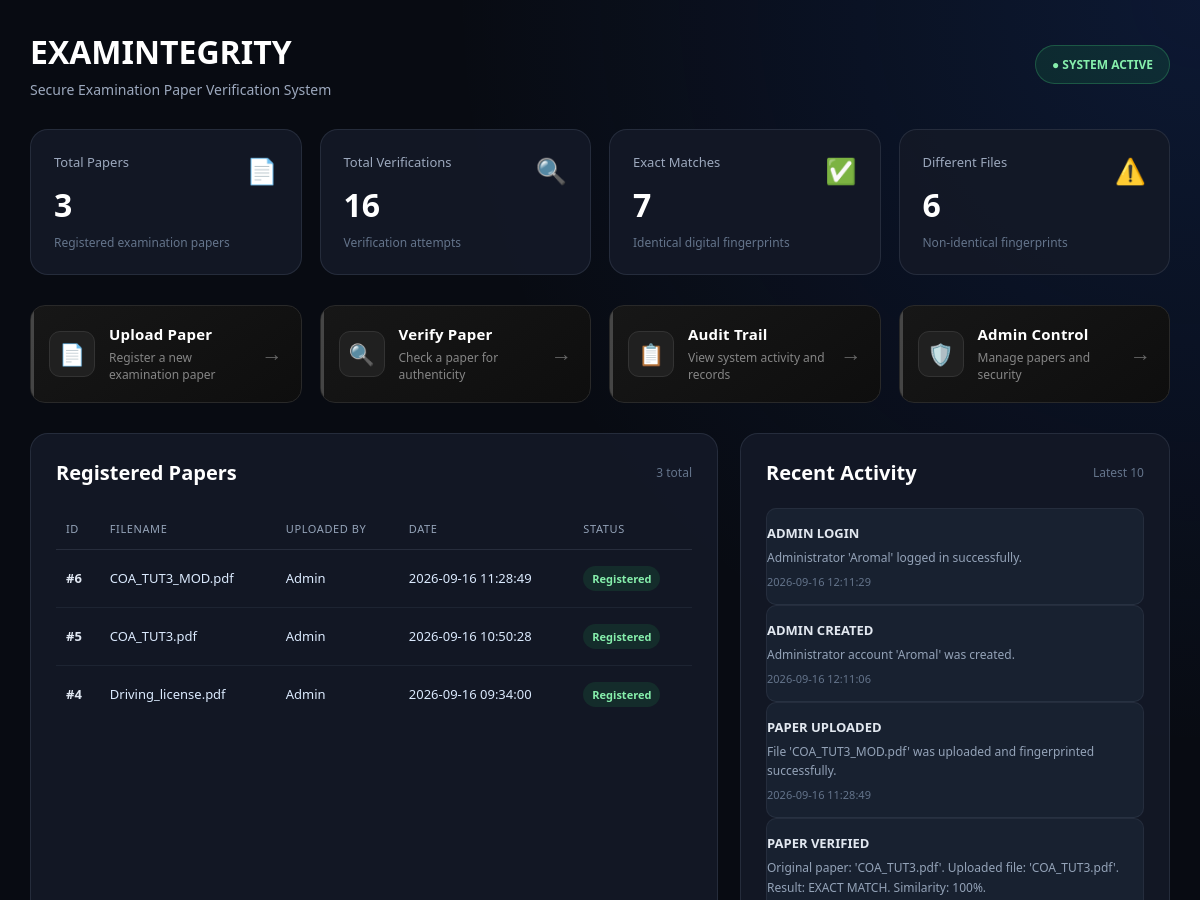
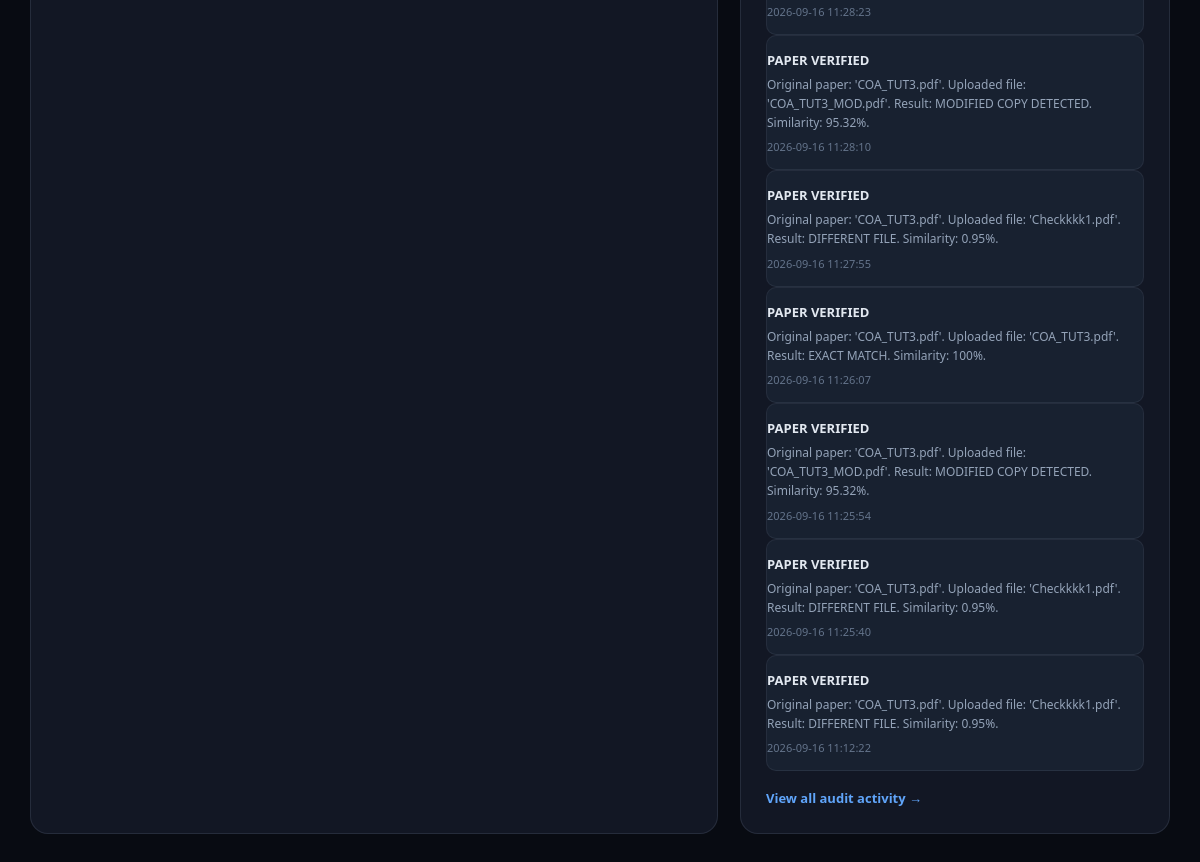
Before: / with the older database file (2 pictures, top to bottom).
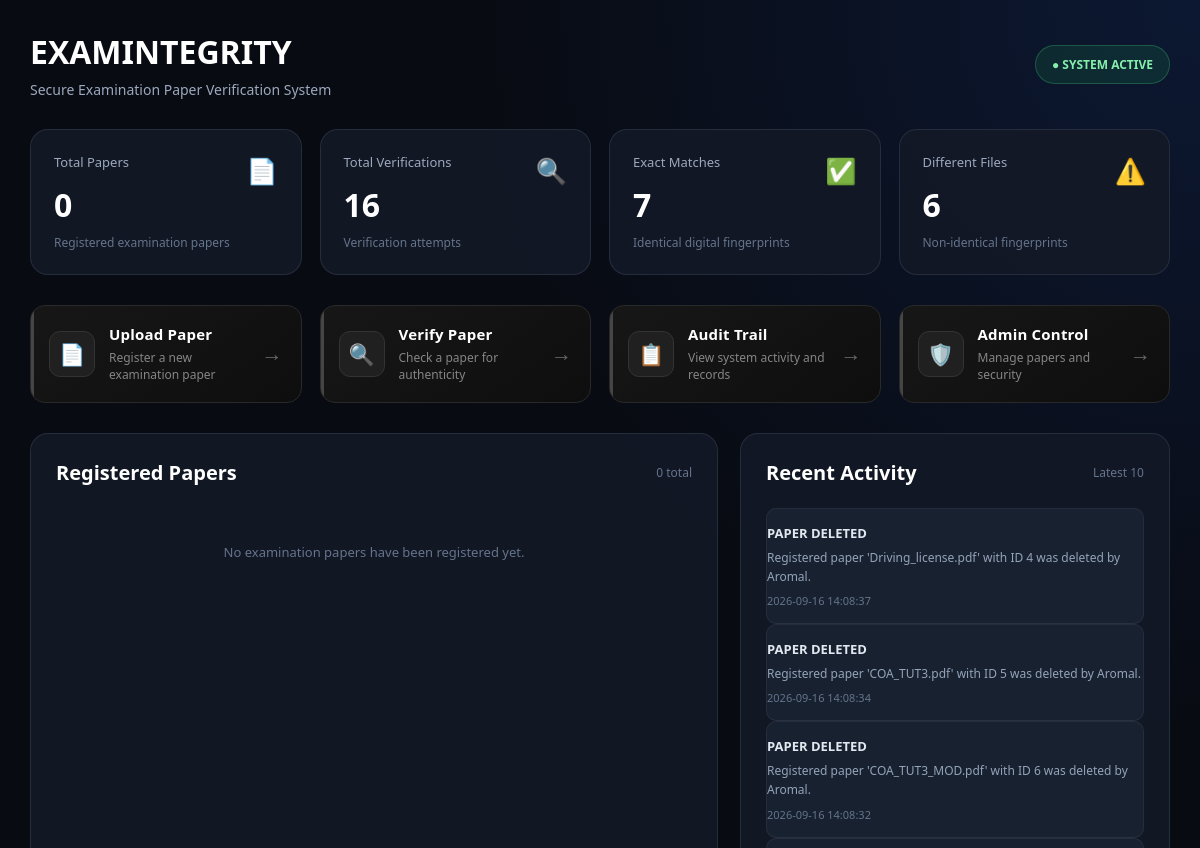
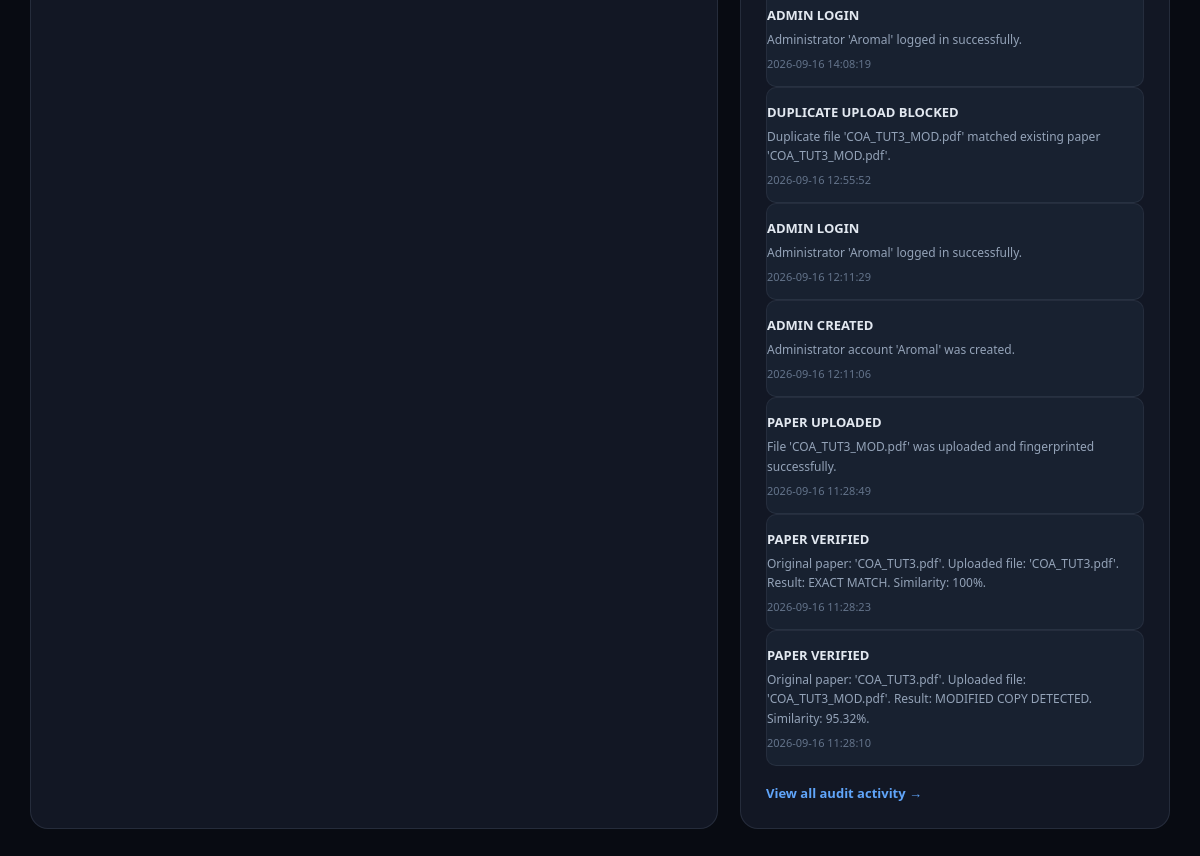
After: the same page with the newer database file (2 pictures, top to bottom).
### tables this page shows
CREATE TABLE papers (
            id INTEGER PRIMARY KEY AUTOINCREMENT,
            filename TEXT NOT NULL,
            fingerprint TEXT NOT NULL,
            uploaded_by TEXT NOT NULL,
            uploaded_at TEXT NOT NULL
        , stored_filename TEXT);

CREATE TABLE audit_logs (
            id INTEGER PRIMARY KEY AUTOINCREMENT,
            action TEXT NOT NULL,
            details TEXT NOT NULL,
            created_at TEXT NOT NULL
        );

### app.py (the view)
@app.route("/")
def home():
    conn = get_db_connection()
    papers = conn.execute(
        "SELECT * FROM papers ORDER BY id DESC"
    ).fetchall()
    audit_logs = conn.execute(
        "SELECT * FROM audit_logs ORDER BY id DESC LIMIT 10"
    ).fetchall()
    total_papers = conn.execute(
        "SELECT COUNT(*) FROM papers"
    ).fetchone()[0]
    total_verifications = conn.execute(
        """
        SELECT COUNT(*)
        FROM audit_logs
        WHERE action = 'PAPER VERIFIED'
        """
    ).fetchone()[0]
    exact_matches = conn.execute(
        """
        SELECT COUNT(*)
        FROM audit_logs
        WHERE action = 'PAPER VERIFIED'
        AND details LIKE '%Result: EXACT MATCH%'
        """
    ).fetchone()[0]
    different_files = conn.execute(
        """
        SELECT COUNT(*)
        FROM audit_logs
        WHERE action = 'PAPER VERIFIED'
        AND (
            details LIKE '%Result: DIFFERENT FILE%'
            OR details LIKE '%Result: DIFFERENT PAPER%'
        )
        """
    ).fetchone()[0]
    conn.close()
    return render_template(
        "index.html",
        papers=papers,
        audit_logs=audit_logs,
        total_papers=total_papers,
        total_verifications=total_verifications,
        exact_matches=exact_matches,
        different_files=different_files
    )

### app.py (called while the page is built)
def get_db_connection():
    conn = sqlite3.connect(DATABASE_FILE)
    conn.row_factory = sqlite3.Row
    return conn

### templates/index.html (shortened to what the changed rows need)
<!DOCTYPE html>
<html lang="en">
<head>
    <link rel="stylesheet"
          href="{{ url_for('static', filename='style.css') }}">
</head>
<body>
<div class="dashboard-page">
    <div class="dashboard-container">
        <header class="dashboard-header">
            <div class="brand-section">
                <h1>
                    EXAMINTEGRITY
                </h1>
            </div>
        </header>
        <section class="stats-grid">
            <div class="stat-card">
                <div class="stat-icon">
                    📄
                </div>
                <div class="stat-label">
                    Total Papers
                </div>
                <div class="stat-number">
                    {{ total_papers }}
                </div>
                <div class="stat-description">
                    Registered examination papers
                </div>
            </div>
        </section>
        <section class="content-grid">
            <div class="dashboard-card">
                <div class="card-heading">
                    <h2>
                        Registered Papers
                    </h2>
                    <span>
                        {{ total_papers }} total
                    </span>
                </div>
                {% if papers %}
                    <div class="table-wrapper">
                        <table>
                            <thead>
                                <tr>
                                    <th>
                                        ID
                                    </th>
                                    <th>
                                        Filename
                                    </th>
                                    <th>
                                        Uploaded By
                                    </th>
                                    <th>
                                        Date
                                    </th>
                                    <th>
                                        Status
                                    </th>
                                </tr>
                            </thead>
                            <tbody>
                                {% for paper in papers %}
                                    <tr>
                                        <td class="paper-id">
                                            #{{ paper["id"] }}
                                        </td>
                                        <td>
                                            {{ paper["filename"] }}
                                        </td>
                                        <td>
                                            {{ paper["uploaded_by"] }}
                                        </td>
                                        <td>
                                            {{ paper["uploaded_at"] }}
                                        </td>
                                        <td>
                                            <span class="status-pill">
                                                Registered
                                            </span>
                                        </td>
                                    </tr>
                                {% endfor %}
                            </tbody>
                        </table>
                    </div>
                {% else %}
                    <div class="empty-state">
                        No examination papers have been
                        registered yet.
                    </div>
                {% endif %}
            </div>
            <div class="dashboard-card">
                <div class="card-heading">
                    <h2>
                        Recent Activity
                    </h2>
                </div>
                {% if audit_logs %}
                    {% for log in audit_logs %}
                        <div class="audit-item">
                            <div class="audit-action">
                                {{ log["action"] }}
                            </div>
                            <div class="audit-details">
                                {{ log["details"] }}
                            </div>
                            <div class="audit-time">
                                {{ log["created_at"] }}
                            </div>
                        </div>
                    {% endfor %}
                {% else %}
                    <div class="empty-state">
                        No activity recorded yet.
                    </div>
                {% endif %}
            </div>
        </section>
    </div>
</div>
</body>
</html>

Changed rows visible on the page:
removed papers: id "6", filename "COA_TUT3_MOD.pdf", uploaded_by "Admin", uploaded_at "2026-09-16 11:28:49"
removed papers: id "5", filename "COA_TUT3.pdf", uploaded_by "Admin", uploaded_at "2026-09-16 10:50:28"
removed papers: id "4", filename "Driving_license.pdf", uploaded_by "Admin", uploaded_at "2026-09-16 09:34:00"
no longer on this page (row unchanged): audit_logs: action "PAPER VERIFIED", details "Original paper: 'COA_TUT3.pdf'. Uploaded file: 'Checkkkk1.pdf'. Result: DIFFERENT FILE. Similarity: 0.95%.", created_at "2026-09-16 11:27:55"
no longer on this page (row unchanged): audit_logs: action "PAPER VERIFIED", details "Original paper: 'COA_TUT3.pdf'. Uploaded file: 'COA_TUT3.pdf'. Result: EXACT MATCH. Similarity: 100%.", created_at "2026-09-16 11:26:07"
no longer on this page (row unchanged): audit_logs: action "PAPER VERIFIED", details "Original paper: 'COA_TUT3.pdf'. Uploaded file: 'COA_TUT3_MOD.pdf'. Result: MODIFIED COPY DETECTED. Similarity: 95.32%.", created_at "2026-09-16 11:25:54"
no longer on this page (row unchanged): audit_logs: action "PAPER VERIFIED", details "Original paper: 'COA_TUT3.pdf'. Uploaded file: 'Checkkkk1.pdf'. Result: DIFFERENT FILE. Similarity: 0.95%.", created_at "2026-09-16 11:25:40"
no longer on this page (row unchanged): audit_logs: action "PAPER VERIFIED", details "Original paper: 'COA_TUT3.pdf'. Uploaded file: 'Checkkkk1.pdf'. Result: DIFFERENT FILE. Similarity: 0.95%.", created_at "2026-09-16 11:12:22"
added audit_logs: action "PAPER DELETED", details "Registered paper 'Driving_license.pdf' with ID 4 was deleted by Aromal.", created_at "2026-09-16 14:08:37"
added audit_logs: action "PAPER DELETED", details "Registered paper 'COA_TUT3.pdf' with ID 5 was deleted by Aromal.", created_at "2026-09-16 14:08:34"
added audit_logs: action "PAPER DELETED", details "Registered paper 'COA_TUT3_MOD.pdf' with ID 6 was deleted by Aromal.", created_at "2026-09-16 14:08:32"
added audit_logs: action "ADMIN LOGIN", details "Administrator 'Aromal' logged in successfully.", created_at "2026-09-16 14:08:19"
added audit_logs: action "DUPLICATE UPLOAD BLOCKED", details "Duplicate file 'COA_TUT3_MOD.pdf' matched existing paper 'COA_TUT3_MOD.pdf'.", created_at "2026-09-16 12:55:52"
Other visible differences:
{{ total_papers }}: "3" → "0"
text no longer shown: "ID FILENAME UPLOADED BY DATE STATUS"
text now shown: "No examination papers have been registered yet."
